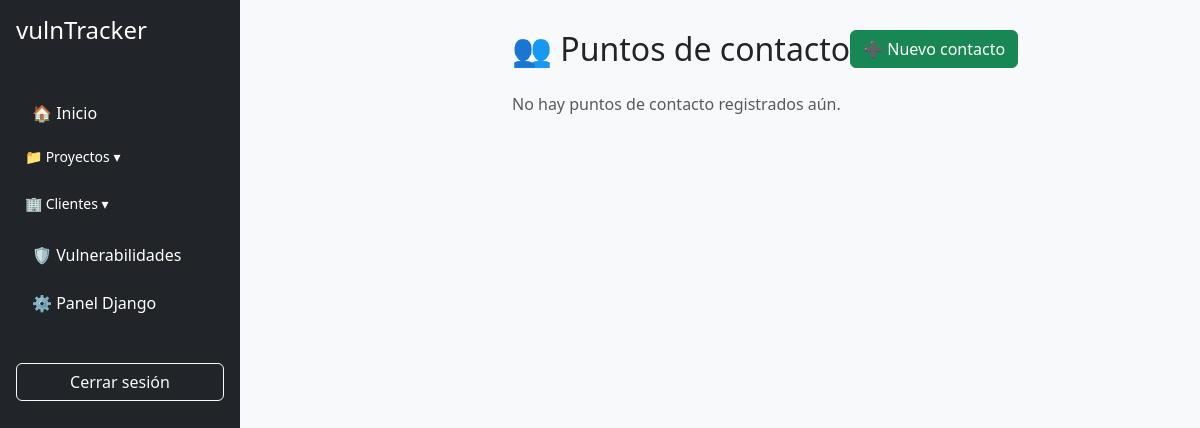
The app's page /customers/contacts/ (signed in), older data.
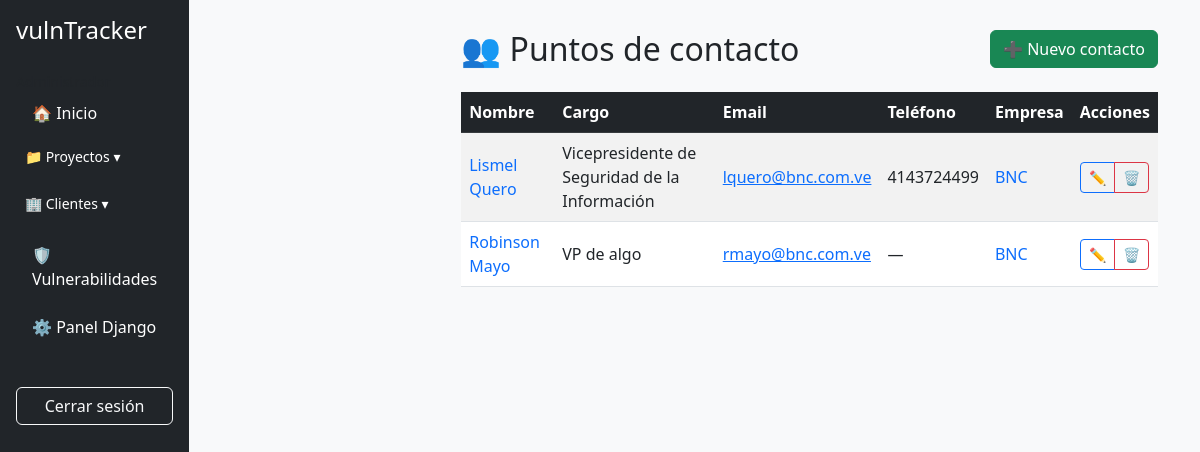
The same page, newer data.
### customers/models.py (models this page shows, shortened)
class Contact(models.Model):
    first_name = models.CharField(max_length=100, verbose_name="Nombre")
    last_name = models.CharField(max_length=100, verbose_name="Apellido")
    role = models.CharField(max_length=150, verbose_name="Cargo")
    email = models.EmailField(unique=True)
    phone = models.CharField(max_length=50, blank=True)
    client = models.ForeignKey(
        Client, on_delete=models.CASCADE, related_name="contacts"
    )
    created_at = models.DateTimeField(auto_now_add=True)

class Client(models.Model):
    name = models.CharField(max_length=255, verbose_name="Nombre del Cliente")
    short_name = models.CharField(max_length=50, verbose_name="Nombre Corto")
    industry = models.CharField(max_length=100, blank=True)
    logo = models.ImageField(upload_to=logo_upload_path, null=True, blank=True)
    created_at = models.DateTimeField(auto_now_add=True)

### customers/views.py (the view)
# urls.py: path("contacts/", views.contact_list_view, name="contacts_list"),
def contact_list_view(request):
    contacts = Contact.objects.select_related("client")
    role = request.user.role
    sidebar = f"components/sidebar_{role}.html"
    return render(
        request,
        "customers/contact_list.html",
        {"contacts": contacts, "sidebar_template": sidebar},
    )

### core/models.py (called while the page is built)
    def __str__(self):
        return self.name

### templates/customers/contact_list.html (shortened to what this page needs)
{% extends "../base.html" %}
{% block content %}
<div class="container">
  <div class="d-flex justify-content-between align-items-center mb-4">
    <h2 class="mb-0">👥 Puntos de contacto</h2>
    <a href="{% url 'contacts_new' %}" class="btn btn-success">➕ Nuevo contacto</a>
  </div>
  {% if contacts %}
    <div class="table-responsive">
      <table class="table table-striped table-hover align-middle" id="contactTable">
        <thead class="table-dark">
          <tr>
            <th>Nombre</th>
            <th>Cargo</th>
            <th>Email</th>
            <th>Teléfono</th>
            <th>Empresa</th>
            <th>Acciones</th>
          </tr>
        </thead>
        <tbody>
          {% for contact in contacts %}
            <tr>
              <td>
                <a href="{% url 'contacts_detail' contact.pk %}" class="text-decoration-none">
                  {{ contact.first_name }} {{ contact.last_name }}
                </a>
              </td>
              <td>{{ contact.role }}</td>
              <td><a href="mailto:{{ contact.email }}">{{ contact.email }}</a></td>
              <td>{{ contact.phone|default:"—" }}</td>
              <td>
                <a href="{% url 'clients_details' contact.client.pk %}" class="text-decoration-none">
                  {{ contact.client.short_name }}
                </a>
              </td>
              <td>
                <div class="btn-group btn-group-sm">
                  <a href="{% url 'contacts_edit' contact.pk %}" class="btn btn-outline-primary">✏️</a>
                  <a href="{% url 'contacts_delete' contact.pk %}" class="btn btn-outline-danger" onclick="return confirm('¿Eliminar este contacto?');">🗑️</a>
                </div>
              </td>
            </tr>
          {% endfor %}
        </tbody>
      </table>
    </div>
  {% else %}
    <p class="text-muted">No hay puntos de contacto registrados aún.</p>
  {% endif %}
</div>
{% endblock %}

### templates/base.html (shortened to what this page needs)
{% load static %}
<!DOCTYPE html>
<html lang="es">
<head>
  <link href="https://cdn.jsdelivr.net/npm/bootstrap@5.3.0/dist/css/bootstrap.min.css" rel="stylesheet" />
  <link href="https://cdn.datatables.net/2.3.2/css/dataTables.dataTables.min.css" rel="stylesheet" />
  <link href="{% static 'django_select2/django_select2.css' %}" rel="stylesheet">
</head>
<body class="d-flex">
  {% include sidebar_template %}
  <div class="main-content">
    {% block content %}
    {% endblock %}
  </div>
</body>
</html>

### templates/components/sidebar_Administrador.html (shortened to what this page needs)
<nav class="bg-dark text-white vh-100 p-3" style="width: 240px;">
  <h4 class="mb-4">vulnTracker</h4>
  <small class="text-muted">Administrador</small>
  <ul class="nav flex-column">
    <li class="nav-item mb-2">
      <a href="{% url 'dashboard' %}" class="nav-link text-white">🏠 Inicio</a>
    </li>
    <li class="nav-item">
      <button class="btn btn-sm text-white w-100 text-start" data-bs-toggle="collapse" data-bs-target="#proyectosSubmenu">
        📁 Proyectos ▾
      </button>
    </li>
    <li class="nav-item mt-3">
      <button class="btn btn-sm text-white w-100 text-start" data-bs-toggle="collapse" data-bs-target="#clientesSubmenu">
        🏢 Clientes ▾
      </button>
    </li>
    <li class="nav-item mt-3 mb-2">
      <a href="{% url 'vulnerability_list' %}" class="nav-link text-white">🛡️ Vulnerabilidades</a>
    </li>
    <li class="nav-item mb-3">
      <a href="/admin/" class="nav-link text-white">⚙️ Panel Django</a>
    </li>
    <li class="nav-item mt-4">
      <form method="post" action="{% url 'logout' %}">
        <button type="submit" class="btn btn-outline-light w-100">Cerrar sesión</button>
      </form>
    </li>
  </ul>
</nav>

### templates/base.html (style rules this page uses)
body { background-color: #f8f9fa; }
.main-content { margin-left: 230px; padding: 30px; }

Row changes from the older to the newer data that the page shows:
added Contact: first_name "Lismel", last_name "Quero", role "Vicepresidente de Seguridad de la Información", email "lquero@bnc.com.ve", phone "4143724499", client.short_name "BNC"
added Contact: first_name "Robinson", last_name "Mayo", role "VP de algo", email "rmayo@bnc.com.ve", phone "—", client.short_name "BNC"
Text that changed along with them:
text no longer shown: "No hay puntos de contacto registrados aún."
text now shown: "Nombre Cargo Email Teléfono Empresa Acciones"
